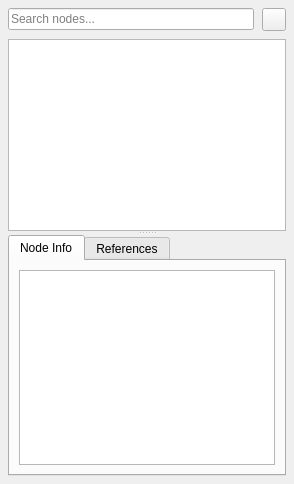
<?xml version="1.0" encoding="UTF-8"?>
<ui version="4.0">
 <class>AddressSpaceWidget</class>
 <widget class="QWidget" name="AddressSpaceWidget">
  <property name="geometry">
   <rect>
    <x>0</x>
    <y>0</y>
    <width>294</width>
    <height>484</height>
   </rect>
  </property>
  <layout class="QVBoxLayout" name="verticalLayout">
   <property name="spacing">
    <number>8</number>
   </property>
   <property name="leftMargin">
    <number>8</number>
   </property>
   <property name="topMargin">
    <number>8</number>
   </property>
   <property name="rightMargin">
    <number>8</number>
   </property>
   <property name="bottomMargin">
    <number>8</number>
   </property>
   <item>
    <layout class="QHBoxLayout" name="searchLayout">
     <item>
      <widget class="QLineEdit" name="searchEdit">
       <property name="placeholderText">
        <string>Search nodes...</string>
       </property>
      </widget>
     </item>
     <item>
      <widget class="ThemedToolButton" name="refreshButton">
       <property name="squareIconOnly" stdset="0">
        <bool>true</bool>
       </property>
      </widget>
     </item>
    </layout>
   </item>
   <item>
    <widget class="QSplitter" name="splitter">
     <property name="orientation">
      <enum>Qt::Vertical</enum>
     </property>
     <widget class="TreeView" name="addressTree">
      <property name="alternatingRowColors">
       <bool>false</bool>
      </property>
     </widget>
     <widget class="QWidget" name="nodeInfoPanel">
      <layout class="QVBoxLayout" name="nodeInfoPanelLayout">
       <property name="spacing">
        <number>4</number>
       </property>
       <property name="leftMargin">
        <number>0</number>
       </property>
       <property name="topMargin">
        <number>0</number>
       </property>
       <property name="rightMargin">
        <number>0</number>
       </property>
       <property name="bottomMargin">
        <number>0</number>
       </property>
       <item>
        <widget class="QTabWidget" name="nodeInfoTabs">
         <property name="tabPosition">
          <enum>QTabWidget::North</enum>
         </property>
         <property name="currentIndex">
          <number>0</number>
         </property>
         <widget class="QWidget" name="nodeInfoTab">
          <attribute name="title">
           <string>Node Info</string>
          </attribute>
          <layout class="QVBoxLayout" name="nodeInfoLayout">
           <item>
            <widget class="TableView" name="nodeInfoTable">
             <property name="editTriggers">
              <set>QAbstractItemView::NoEditTriggers</set>
             </property>
             <property name="selectionMode">
              <enum>QAbstractItemView::NoSelection</enum>
             </property>
            </widget>
           </item>
          </layout>
         </widget>
         <widget class="QWidget" name="referencesTab">
          <attribute name="title">
           <string>References</string>
          </attribute>
          <layout class="QVBoxLayout" name="referencesLayout">
           <item>
            <widget class="TableView" name="referencesTable">
             <property name="editTriggers">
              <set>QAbstractItemView::NoEditTriggers</set>
             </property>
            </widget>
           </item>
          </layout>
         </widget>
        </widget>
       </item>
      </layout>
     </widget>
    </widget>
   </item>
  </layout>
 </widget>
 <customwidgets>
  <customwidget>
   <class>ThemedToolButton</class>
   <extends>QToolButton</extends>
   <header>widgets/themedtoolbutton.h</header>
  </customwidget>
  <customwidget>
   <class>TreeView</class>
   <extends>QTreeView</extends>
   <header>widgets/treeview.h</header>
  </customwidget>
  <customwidget>
   <class>TableView</class>
   <extends>QTableView</extends>
   <header>widgets/tableview.h</header>
  </customwidget>
 </customwidgets>
 <resources/>
 <connections/>
</ui>
